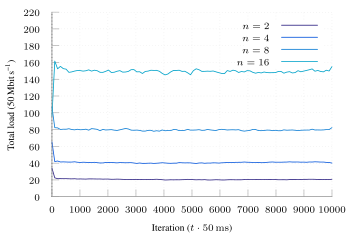

gnuplot code for this plot:
set terminal tikz standalone color size 9cm,6cm font '\scriptsize' preamble '\usepackage{microtype} \usepackage{times} \usepackage[T1]{fontenc} \usepackage[binary-units]{siunitx}\sisetup{detect-all}'
set output "online-varyN-load-e-8-binary.tex"

load "parula.pal"

set style line 102 lc rgb '#a0a0a0' lt 1 lw 1
set border ls 102
set colorbox border 102
set key textcolor rgb "black"
set tics textcolor rgb "black"
set label textcolor rgb "black"

set border 3
set grid x y
set xtics nomirror
set ytics nomirror
#set key above

#set key autotitle columnhead
set datafile separator ","

set xlabel "Iteration ($t \\cdot{} \\SI{50}{\\milli\\second}$)"
set ylabel "Total load (\\SI{50}{\\mega\\bit\\per\\second})"

set yzeroaxis

plot '../results/online-2-e-8-avg.csv' u 1:4 w lines smooth sbezier title "$n=2$", \
     '../results/online-4-e-8-avg.csv' u 1:4 w lines smooth sbezier title "$n=4$", \
     '../results/online-8-e-8-avg.csv' u 1:4 w lines smooth sbezier title "$n=8$", \
     '../results/online-16-e-8-avg.csv' u 1:4 w lines smooth sbezier title "$n=16$"
